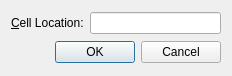
<?xml version="1.0" encoding="UTF-8"?>
<ui version="4.0">
 <class>GoToCellDialog</class>
 <widget class="QWidget" name="GoToCellDialog">
  <property name="geometry">
   <rect>
    <x>0</x>
    <y>0</y>
    <width>232</width>
    <height>76</height>
   </rect>
  </property>
  <property name="windowTitle">
   <string>Go to Cell</string>
  </property>
  <layout class="QVBoxLayout" name="verticalLayout">
   <item>
    <layout class="QHBoxLayout" name="horizontalLayout">
     <item>
      <widget class="QLabel" name="label">
       <property name="text">
        <string>&amp;Cell Location:</string>
       </property>
       <property name="buddy">
        <cstring>lineEdit</cstring>
       </property>
      </widget>
     </item>
     <item>
      <widget class="QLineEdit" name="lineEdit"/>
     </item>
    </layout>
   </item>
   <item>
    <widget class="QDialogButtonBox" name="buttonBox">
     <property name="standardButtons">
      <set>QDialogButtonBox::StandardButton::Cancel|QDialogButtonBox::StandardButton::Ok</set>
     </property>
    </widget>
   </item>
  </layout>
 </widget>
 <resources/>
 <connections/>
</ui>
